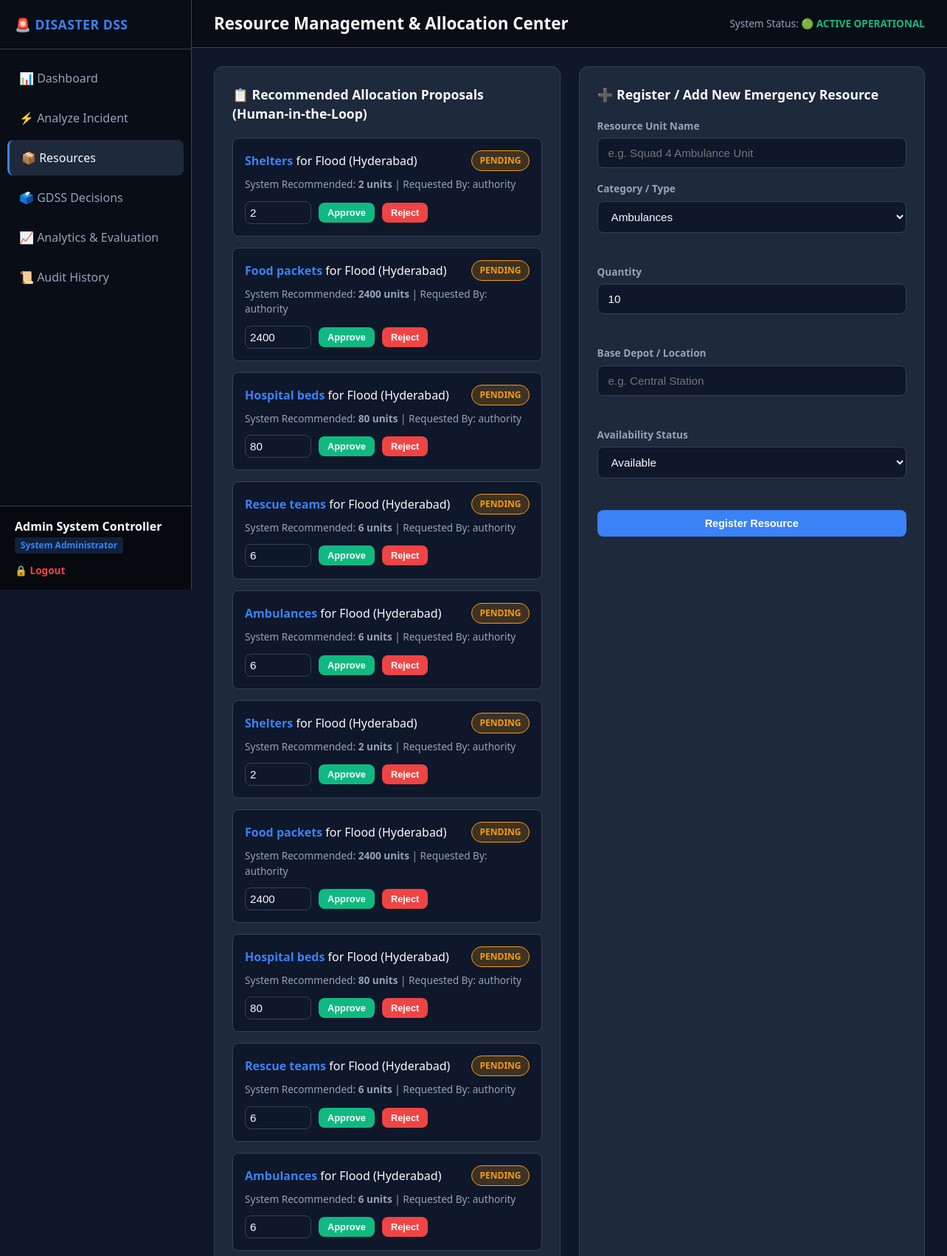
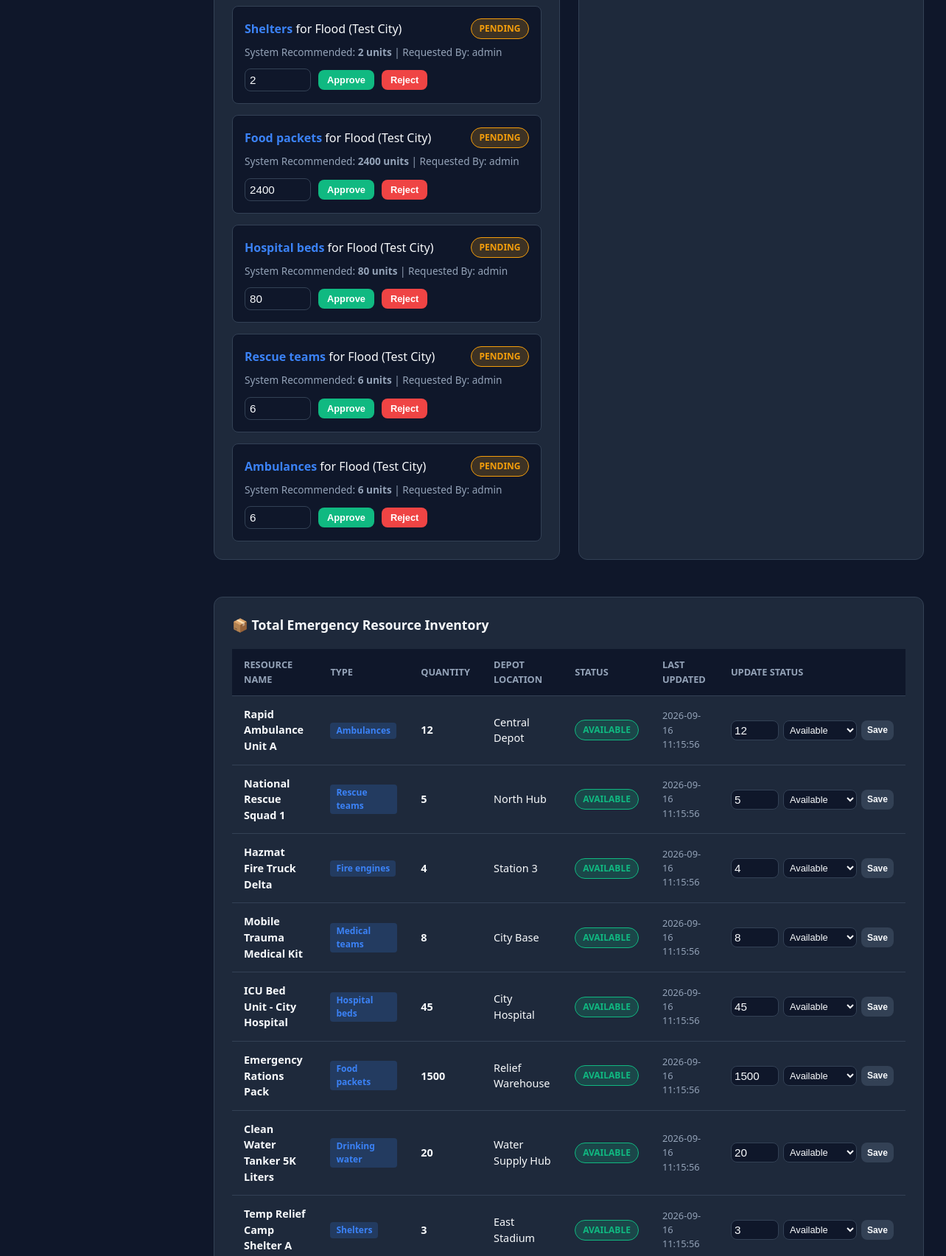
/resources (signed in, upper part), run on the app's committed database (2 pictures, top to bottom).
### tables this page shows
CREATE TABLE resource_allocations (
            id INTEGER PRIMARY KEY AUTOINCREMENT,
            disaster_id INTEGER NOT NULL,
            area_id INTEGER,
            resource_type TEXT NOT NULL,
            recommended_qty INTEGER NOT NULL,
            approved_qty INTEGER DEFAULT 0,
            status TEXT NOT NULL DEFAULT 'PENDING',
            requested_by TEXT,
            approved_by TEXT,
            updated_at TEXT,
            FOREIGN KEY (disaster_id) REFERENCES disasters(id) ON DELETE CASCADE
        );

CREATE TABLE disasters (
            id INTEGER PRIMARY KEY AUTOINCREMENT,
            disaster_type TEXT NOT NULL,
            location TEXT NOT NULL,
            people_affected INTEGER,
            medical_emergency TEXT,
            road_status TEXT,
            available_ambulances INTEGER,
            hospital_beds INTEGER,
            priority TEXT,
            recommendation TEXT,
            created_at TEXT
        , status TEXT DEFAULT 'ACTIVE');

CREATE TABLE resources (
            id INTEGER PRIMARY KEY AUTOINCREMENT,
            name TEXT NOT NULL,
            resource_type TEXT NOT NULL,
            quantity INTEGER NOT NULL DEFAULT 0,
            location TEXT NOT NULL,
            status TEXT NOT NULL DEFAULT 'Available',
            assigned_disaster_id INTEGER,
            assigned_area_id INTEGER,
            last_updated_time TEXT
        );

### app/routes/resource_routes.py (the view)
@resource_bp.route("/resources")
@login_required
def index():
    resources = get_all_resources()
    conn = get_db()
    allocations = conn.execute("""
        SELECT ra.*, d.disaster_type, d.location
        FROM resource_allocations ra
        JOIN disasters d ON ra.disaster_id = d.id
        ORDER BY ra.id DESC
    """).fetchall()
    conn.close()
    return render_template("resources.html", resources=resources, allocations=allocations)

### app/db.py (called while the page is built)
def get_db():
    conn = sqlite3.connect(DATABASE_PATH, timeout=30.0)
    try:
        conn.execute("PRAGMA journal_mode=WAL;")
    except Exception:
        pass
    conn.row_factory = sqlite3.Row
    return conn

### app/models.py (called while the page is built)
def get_all_resources():
    conn = get_db()
    resources = conn.execute("SELECT * FROM resources ORDER BY id ASC").fetchall()
    conn.close()
    return resources

### app/routes/auth_routes.py (called while the page is built)
def login_required(f):
    @wraps(f)
    def decorated_function(*args, **kwargs):
        if "user_id" not in session:
            flash("Please log in to access this page.", "warning")
            return redirect(url_for("auth.login"))
        return f(*args, **kwargs)
    return decorated_function

### app/templates/resources.html (shortened to what this page needs)
{% extends "base.html" %}
{% block header_title %}Resource Management & Allocation Center{% endblock %}
{% block content %}
<div class="grid-cols-2">
    <div class="card">
        <div class="card-header">
            <div class="card-title">📋 Recommended Allocation Proposals (Human-in-the-Loop)</div>
        </div>
        {% if allocations %}
        <div style="display: flex; flex-direction: column; gap: 15px;">
            {% for alloc in allocations %}
            <div style="background: #0f172a; padding: 16px; border-radius: 8px; border: 1px solid var(--border);">
                <div style="display: flex; justify-content: space-between; align-items: center; margin-bottom: 8px;">
                    <div>
                        <strong style="color: var(--primary);">{{ alloc.resource_type }}</strong> for
                        <span>{{ alloc.disaster_type }} ({{ alloc.location }})</span>
                    </div>
                    <span class="badge {% if alloc.status == 'APPROVED' %}badge-low{% elif alloc.status == 'REJECTED' %}badge-critical{% else %}badge-high{% endif %}">
                        {{ alloc.status }}
                    </span>
                </div>
                <div style="font-size: 0.85rem; color: var(--text-muted); margin-bottom: 12px;">
                    System Recommended: <strong>{{ alloc.recommended_qty }} units</strong> |
                    Requested By: {{ alloc.requested_by }}
                </div>
                {% if alloc.status == 'PENDING' %}
                    {% if session.get('role') in ['System Administrator', 'Disaster Management Authority'] %}
                    <form action="{{ url_for('resource.allocation_action', allocation_id=alloc.id) }}" method="POST" style="display: flex; gap: 10px; align-items: center;">
                        <input type="number" name="approved_qty" value="{{ alloc.recommended_qty }}" min="1" style="width: 90px; padding: 6px;">
                        <button type="submit" name="action" value="APPROVE" class="btn btn-success" style="padding: 6px 12px; font-size: 0.8rem;">Approve</button>
                        <button type="submit" name="action" value="REJECT" class="btn btn-danger" style="padding: 6px 12px; font-size: 0.8rem;">Reject</button>
                    </form>
                    {% else %}
                    <span style="font-size: 0.8rem; color: var(--warning);">Pending approval by Disaster Management Authority.</span>
                    {% endif %}
                {% else %}
                <div style="font-size: 0.8rem; color: var(--text-muted);">
                    Decided by: <strong>{{ alloc.approved_by }}</strong> at {{ alloc.updated_at }}
                    {% if alloc.status == 'APPROVED' %}(Approved Qty: {{ alloc.approved_qty }}){% endif %}
                </div>
                {% endif %}
            </div>
            {% endfor %}
        </div>
        {% else %}
        <p style="color: var(--text-muted);">No allocation proposals queued.</p>
        {% endif %}
    </div>
    <div class="card">
        <div class="card-header">
            <div class="card-title">➕ Register / Add New Emergency Resource</div>
        </div>
        <form action="{{ url_for('resource.add_resource') }}" method="POST">
            <div class="form-group">
                <label>Resource Unit Name</label>
                <input type="text" name="name" placeholder="e.g. Squad 4 Ambulance Unit" required>
            </div>
            <div class="grid-cols-2">
                <div class="form-group">
                    <label>Category / Type</label>
                    <select name="resource_type" required>
                        <option value="Ambulances">Ambulances</option>
                    </select>
                </div>
                <div class="form-group">
                    <label>Quantity</label>
                    <input type="number" name="quantity" min="1" value="10" required>
                </div>
            </div>
            <div class="grid-cols-2">
                <div class="form-group">
                    <label>Base Depot / Location</label>
                    <input type="text" name="location" placeholder="e.g. Central Station" required>
                </div>
                <div class="form-group">
                    <label>Availability Status</label>
                    <select name="status">
                        <option value="Available">Available</option>
                    </select>
                </div>
            </div>
            <button type="submit" class="btn btn-primary" style="width: 100%; justify-content: center;">Register Resource</button>
        </form>
    </div>
</div>
<div class="card">
    <div class="card-header">
        <div class="card-title">📦 Total Emergency Resource Inventory</div>
    </div>
    <table>
        <thead>
            <tr>
                <th>Resource Name</th>
                <th>Type</th>
                <th>Quantity</th>
                <th>Depot Location</th>
                <th>Status</th>
                <th>Last Updated</th>
                <th>Update Status</th>
            </tr>
        </thead>
        <tbody>
            {% for r in resources %}
            <tr>
                <td><strong>{{ r.name }}</strong></td>
                <td><span class="role-badge">{{ r.resource_type }}</span></td>
                <td><strong>{{ r.quantity }}</strong></td>
                <td>{{ r.location }}</td>
                <td>
                    <span class="badge {% if r.status == 'Available' %}badge-low{% elif r.status == 'Assigned' %}badge-medium{% else %}badge-critical{% endif %}">
                        {{ r.status }}
                    </span>
                </td>
                <td style="font-size: 0.8rem; color: var(--text-muted);">{{ r.last_updated_time }}</td>
                <td>
                    <form action="{{ url_for('resource.update_resource', resource_id=r.id) }}" method="POST" style="display: flex; gap: 6px;">
                        <input type="number" name="quantity" value="{{ r.quantity }}" min="0" style="width: 65px; padding: 4px;">
                        <select name="status" style="width: 100px; padding: 4px; font-size: 0.8rem;">
                            <option value="Available" {% if r.status == 'Available' %}selected{% endif %}>Available</option>
                        </select>
                        <button type="submit" class="btn btn-secondary" style="padding: 4px 8px; font-size: 0.75rem;">Save</button>
                    </form>
                </td>
            </tr>
            {% endfor %}
        </tbody>
    </table>
</div>
{% endblock %}

### app/static/css/style.css (style rules this page uses)
:root { --bg-main: #0f172a; --bg-card: #1e293b; --bg-card-hover: #334155; --text-main: #f8fafc; --text-muted: #94a3b8; --primary: #3b82f6; --primary-hover: #2563eb; --danger: #ef4444; --warning: #f59e0b; --success: #10b981; --info: #06b6d4; --border: #334155; --sidebar-width: 260px; }
* { box-sizing: border-box; margin: 0; padding: 0; }
body { font-family: 'Segoe UI', system-ui, -apple-system, sans-serif; background-color: var(--bg-main); color: var(--text-main); line-height: 1.5; display: flex; min-height: 100vh; }
.role-badge { display: inline-block; padding: 2px 8px; border-radius: 4px; font-size: 0.75rem; font-weight: 600; background: rgba(59, 130, 246, 0.2); color: var(--primary); }
.grid-cols-2 { display: grid; grid-template-columns: repeat(auto-fit, minmax(400px, 1fr)); gap: 25px; margin-bottom: 25px; }
.card { background: var(--bg-card); border: 1px solid var(--border); border-radius: 12px; padding: 24px; margin-bottom: 25px; }
.card-header { display: flex; justify-content: space-between; align-items: center; margin-bottom: 20px; }
.card-title { font-size: 1.1rem; font-weight: 700; color: var(--text-main); }
.badge { padding: 4px 10px; border-radius: 20px; font-size: 0.75rem; font-weight: 700; text-transform: uppercase; display: inline-block; }
.badge-high { background: rgba(245, 158, 11, 0.2); color: var(--warning); border: 1px solid var(--warning); }
.badge-low { background: rgba(16, 185, 129, 0.2); color: var(--success); border: 1px solid var(--success); }
table { width: 100%; border-collapse: collapse; margin-top: 10px; }
th { background: #0f172a; color: var(--text-muted); font-size: 0.8rem; text-transform: uppercase; padding: 12px 16px; text-align: left; border-bottom: 1px solid var(--border); }
td { padding: 14px 16px; border-bottom: 1px solid var(--border); font-size: 0.9rem; }
.form-group { margin-bottom: 18px; }
label { display: block; font-size: 0.85rem; font-weight: 600; margin-bottom: 6px; color: var(--text-muted); }
input, select, textarea { width: 100%; padding: 11px 14px; background: #0f172a; border: 1px solid var(--border); border-radius: 8px; color: var(--text-main); font-size: 0.95rem; outline: none; }
.btn { padding: 10px 20px; border-radius: 8px; font-weight: 600; cursor: pointer; border: none; display: inline-flex; align-items: center; gap: 8px; font-size: 0.9rem; text-decoration: none; }
.btn-primary { background: var(--primary); color: white; }
.btn-success { background: var(--success); color: white; }
.btn-danger { background: var(--danger); color: white; }
.btn-secondary { background: var(--border); color: var(--text-main); }

### data on the page
resource_allocations: resource_type "Shelters", disaster_type "Flood", location "Hyderabad", status "PENDING", recommended_qty "2", requested_by "authority", approved_qty "2"
resource_allocations: resource_type "Food packets", disaster_type "Flood", location "Hyderabad", status "PENDING", recommended_qty "2400", requested_by "authority", approved_qty "2400"
resource_allocations: resource_type "Hospital beds", disaster_type "Flood", location "Hyderabad", status "PENDING", recommended_qty "80", requested_by "authority", approved_qty "80"
resource_allocations: resource_type "Rescue teams", disaster_type "Flood", location "Hyderabad", status "PENDING", recommended_qty "6", requested_by "authority", approved_qty "6"
resource_allocations: resource_type "Ambulances", disaster_type "Flood", location "Hyderabad", status "PENDING", recommended_qty "6", requested_by "authority", approved_qty "6"
resource_allocations: resource_type "Shelters", disaster_type "Flood", location "Hyderabad", status "PENDING", recommended_qty "2", requested_by "authority", approved_qty "2"
resource_allocations: resource_type "Food packets", disaster_type "Flood", location "Hyderabad", status "PENDING", recommended_qty "2400", requested_by "authority", approved_qty "2400"
resource_allocations: resource_type "Hospital beds", disaster_type "Flood", location "Hyderabad", status "PENDING", recommended_qty "80", requested_by "authority", approved_qty "80"
resource_allocations: resource_type "Rescue teams", disaster_type "Flood", location "Hyderabad", status "PENDING", recommended_qty "6", requested_by "authority", approved_qty "6"
resource_allocations: resource_type "Ambulances", disaster_type "Flood", location "Hyderabad", status "PENDING", recommended_qty "6", requested_by "authority", approved_qty "6"
resource_allocations: resource_type "Shelters", disaster_type "Flood", location "Test City", status "PENDING", recommended_qty "2", requested_by "admin", approved_qty "2"
resource_allocations: resource_type "Food packets", disaster_type "Flood", location "Test City", status "PENDING", recommended_qty "2400", requested_by "admin", approved_qty "2400"
resource_allocations: resource_type "Hospital beds", disaster_type "Flood", location "Test City", status "PENDING", recommended_qty "80", requested_by "admin", approved_qty "80"
resource_allocations: resource_type "Rescue teams", disaster_type "Flood", location "Test City", status "PENDING", recommended_qty "6", requested_by "admin", approved_qty "6"
resource_allocations: resource_type "Ambulances", disaster_type "Flood", location "Test City", status "PENDING", recommended_qty "6", requested_by "admin", approved_qty "6"
resources: name "Rapid Ambulance Unit A", resource_type "Ambulances", quantity "12", location "Central Depot", status "AVAILABLE", last_updated_time "2026-09-16 11:15:56", status "Available"
resources: name "National Rescue Squad 1", resource_type "Rescue teams", quantity "5", location "North Hub", status "AVAILABLE", last_updated_time "2026-09-16 11:15:56", status "Available"
resources: name "Hazmat Fire Truck Delta", resource_type "Fire engines", quantity "4", location "Station 3", status "AVAILABLE", last_updated_time "2026-09-16 11:15:56", status "Available"
resources: name "Mobile Trauma Medical Kit", resource_type "Medical teams", quantity "8", location "City Base", status "AVAILABLE", last_updated_time "2026-09-16 11:15:56", status "Available"
resources: name "ICU Bed Unit - City Hospital", resource_type "Hospital beds", quantity "45", location "City Hospital", status "AVAILABLE", last_updated_time "2026-09-16 11:15:56", status "Available"
resources: name "Emergency Rations Pack", resource_type "Food packets", quantity "1500", location "Relief Warehouse", status "AVAILABLE", last_updated_time "2026-09-16 11:15:56", status "Available"
resources: name "Clean Water Tanker 5K Liters", resource_type "Drinking water", quantity "20", location "Water Supply Hub", status "AVAILABLE", last_updated_time "2026-09-16 11:15:56", status "Available"
resources: name "Temp Relief Camp Shelter A", resource_type "Shelters", quantity "3", location "East Stadium", status "AVAILABLE", last_updated_time "2026-09-16 11:15:56", status "Available"

### other printed values
{{ session.get('full_name') }} "Admin System Controller"
{{ session.get('role') }} "System Administrator"
